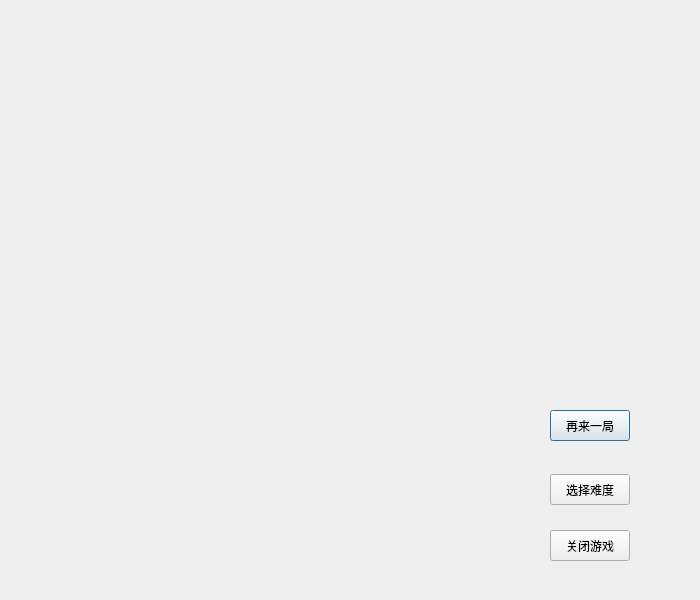
<?xml version="1.0" encoding="UTF-8"?>
<ui version="4.0">
 <class>Dialog2</class>
 <widget class="QDialog" name="Dialog2">
  <property name="geometry">
   <rect>
    <x>0</x>
    <y>0</y>
    <width>700</width>
    <height>600</height>
   </rect>
  </property>
  <property name="windowTitle">
   <string>扫扫whh</string>
  </property>
  <widget class="QPushButton" name="pushButton">
   <property name="geometry">
    <rect>
     <x>550</x>
     <y>410</y>
     <width>80</width>
     <height>31</height>
    </rect>
   </property>
   <property name="text">
    <string>再来一局</string>
   </property>
  </widget>
  <widget class="QPushButton" name="pushButton_2">
   <property name="geometry">
    <rect>
     <x>550</x>
     <y>474</y>
     <width>80</width>
     <height>31</height>
    </rect>
   </property>
   <property name="text">
    <string>选择难度</string>
   </property>
  </widget>
  <widget class="QPushButton" name="pushButton_3">
   <property name="geometry">
    <rect>
     <x>550</x>
     <y>530</y>
     <width>80</width>
     <height>31</height>
    </rect>
   </property>
   <property name="text">
    <string>关闭游戏</string>
   </property>
  </widget>
 </widget>
 <resources/>
 <connections/>
</ui>
